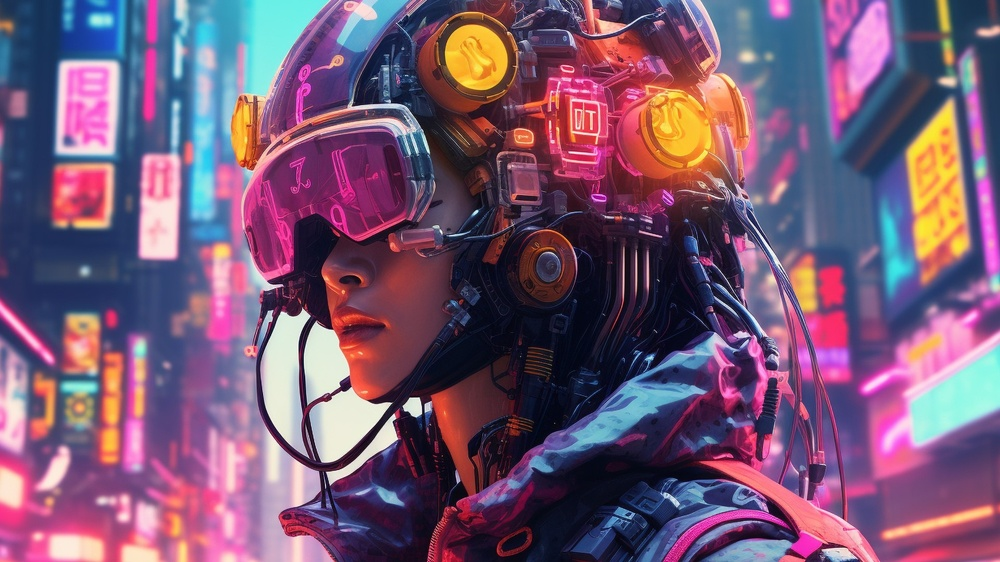
#> input picture Regiones y Fronteras/colores2.jpg, 1000 x 562 px, shrunk from 1920 x 1080 before the run
$ jupyter execute --allow-errors Regiones_Fronteras.ipynb
#> lines starting #> are read from the running program, lines starting #| are printed output that depends on the picture; after the words box and inside, x2 and y2 are one past the last pixel; in counts of white or black regions, pixels touching at a corner belong together
Regiones y Fronteras

[cell 1]
import cv2
import numpy as np
import matplotlib.pyplot as plt

img = cv2.imread('colores2.jpg')
#> img is the input picture: shape (562, 1000, 3); mean B, G, R 115.4, 87.5, 118.9

gray = cv2.cvtColor(img, cv2.COLOR_BGR2GRAY)
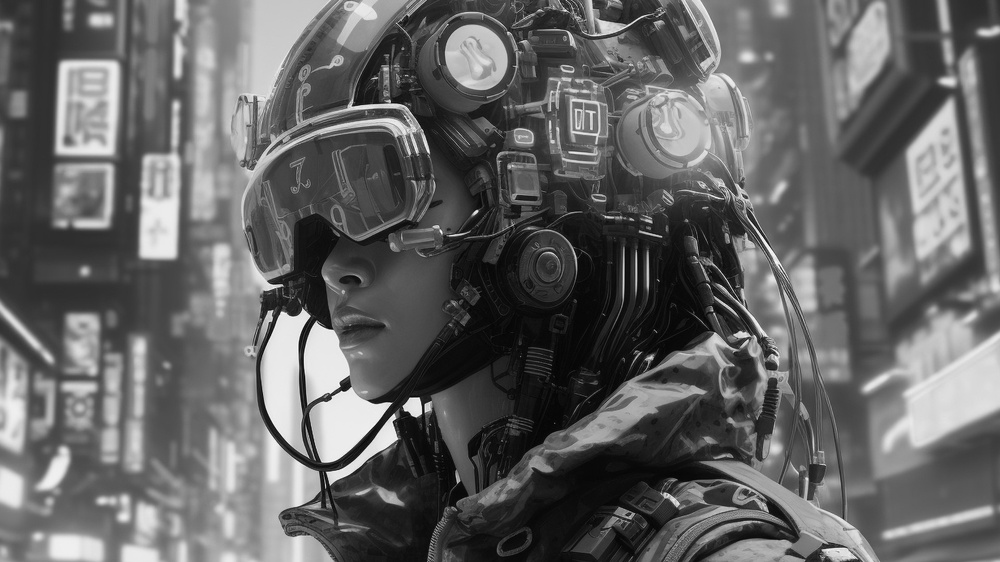
#> gray: shape (562, 1000); min 1, max 254, mean 100.1

#Combinacion de tecnicas
blur = cv2.GaussianBlur(gray, (7, 7), 0) #Valores impares
_,binary = cv2.threshold(blur, 0, 255, cv2.THRESH_BINARY_INV + cv2.THRESH_OTSU)
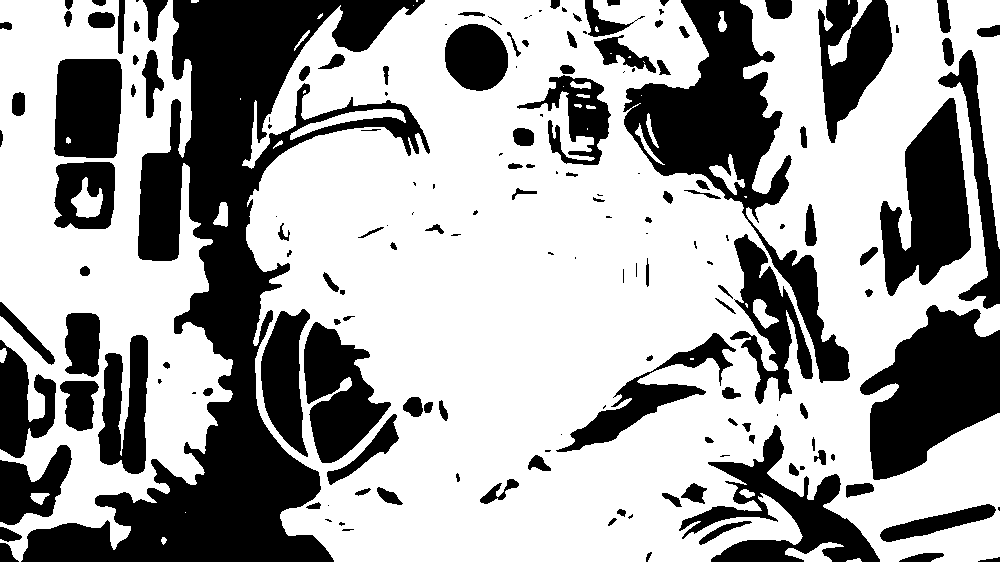
#> binary: shape (562, 1000); 64.5% white; 170 black regions (50 under 20 px)

#Encontrar contornos o regiones
num_l, label =cv2.connectedComponents(binary)
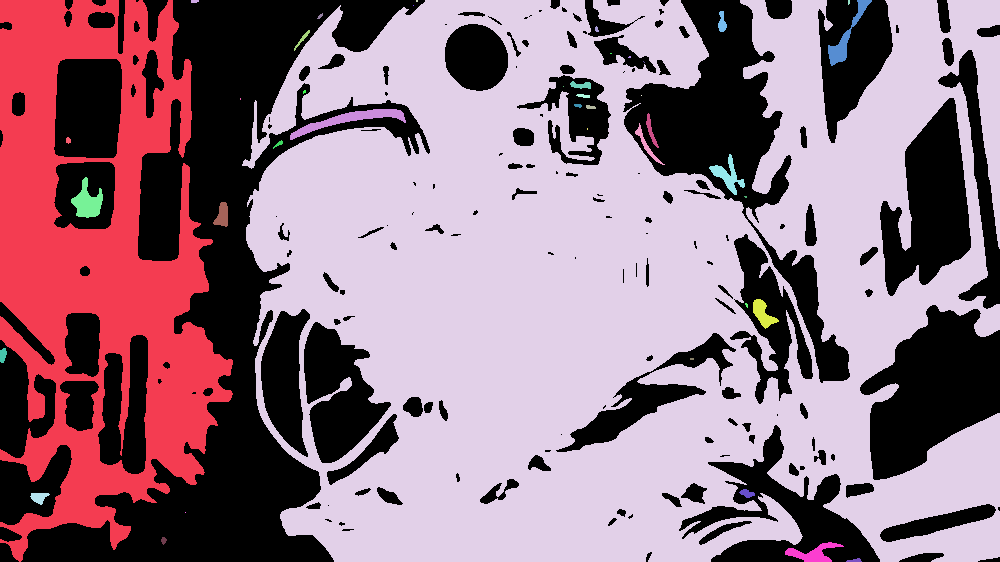
#> label: shape (562, 1000) int32; 43 distinct labels, from 0 to 42; one colour per label, 0 black
#> num_l = 43

#Identificar por colores
color = np.random.randint(0, 255, size=(num_l, 3), dtype=np.uint8)
#> color = 43 rows, first 8: [172, 10, 127], [140, 47, 170], [196, 151, 117], [166, 22, 183], [192, 204, 33], [216, 67, 179], [78, 154, 251], [82, 162, 219]

#Fondo negro
color[0] = [0, 0, 0]
colorear = color[label]
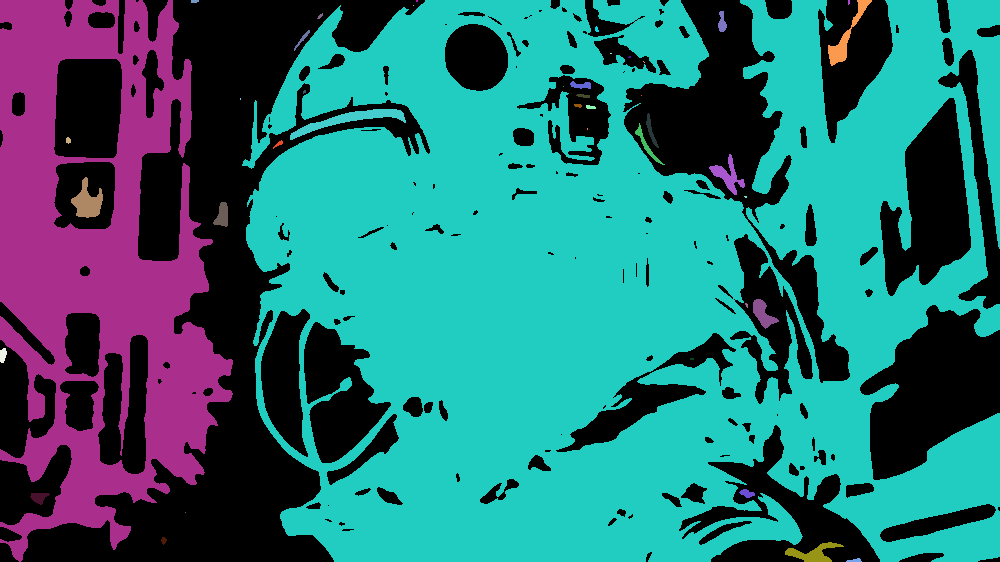
#> colorear: shape (562, 1000, 3); mean of channels 0, 1, 2 117, 112.2, 38.6; drawn as B, G, R

#Encontrar fronteras
contornos,_ = cv2.findContours(binary, cv2.RETR_EXTERNAL, cv2.CHAIN_APPROX_SIMPLE)
#> contornos = 28 contours, 11 with area under 20; largest, box (x1, y1, x2, y2) and area: (242, 0, 1000, 562) 336446, (0, 0, 233, 562) 85258, (290, 109, 406, 140) 843, (828, 0, 872, 66) 559, (785, 542, 844, 562) 443
contorno_fin = cv2.drawContours(np.zeros_like(gray), contornos, -1, (255, 0, 0), 2)
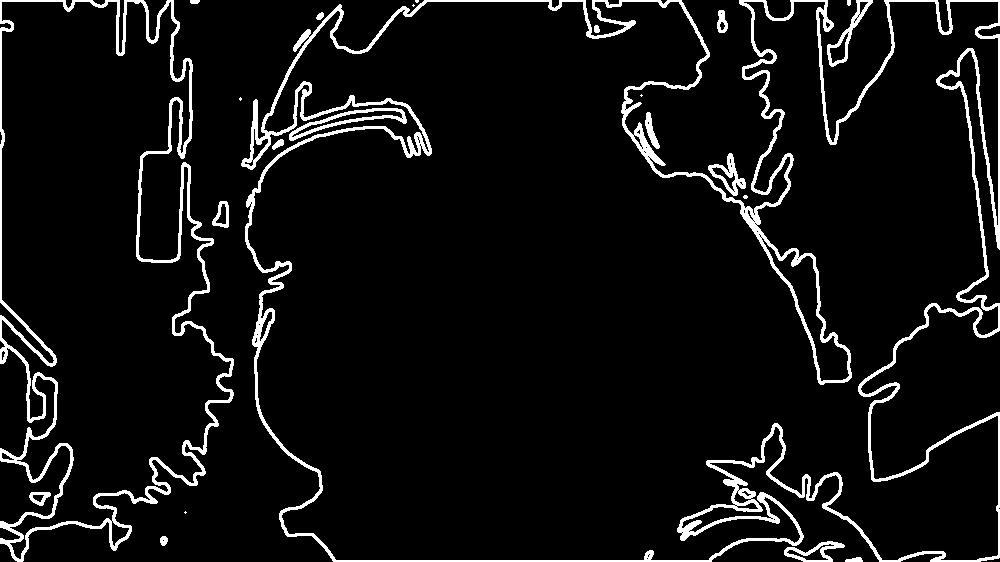
#> contorno_fin: shape (562, 1000); 6.6% white; 23 white regions (6 under 20 px), largest, box (x1, y1, x2, y2) and area: (241, 0, 1000, 562) 23773, (0, 0, 234, 562) 9874, (289, 108, 407, 141) 840


plt.figure(figsize=(12, 6))
plt.subplot(1, 3, 1)
plt.imshow(cv2.cvtColor(img, cv2.COLOR_BGR2RGB))
plt.title('Imagen Original')
plt.subplot(1, 3, 2)
plt.imshow(colorear)
plt.title('Regiones Conectadas')
plt.subplot(1, 3, 3)
plt.imshow(contorno_fin,cmap='gray')
plt.title('Fronteras')
plt.tight_layout()
plt.show()
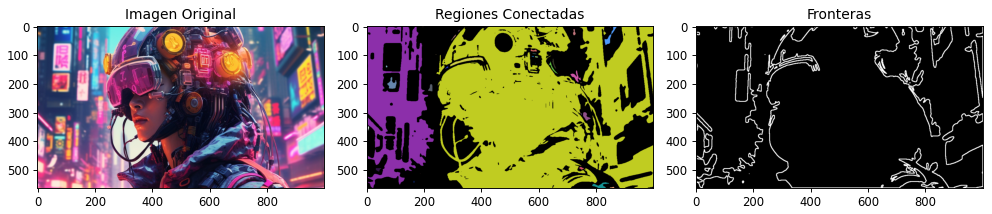
#> figure drawn by matplotlib, 3 panels

CONTEO

[cell 2]
import cv2
import numpy as np
import matplotlib.pyplot as plt
from skimage import measure


def contar_elementos(img):
    gray=cv2.cvtColor(img,cv2.COLOR_BGR2GRAY)
    _,binary=cv2.threshold(gray,127,255,cv2.THRESH_BINARY)
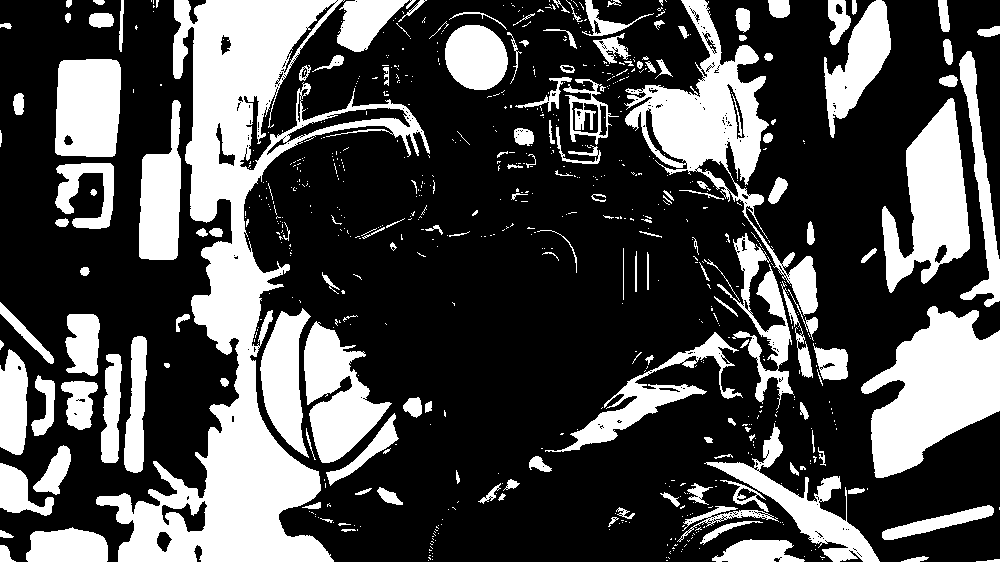
#> binary: shape (562, 1000); 30.3% white; 725 white regions (563 under 20 px), largest, box (x1, y1, x2, y2) and area: (96, 0, 430, 562) 47745, (861, 306, 1000, 478) 13883, (624, 0, 818, 316) 13205


    e_img=measure.label(binary,connectivity=2) # 2=conectividad es 4    1= con 8
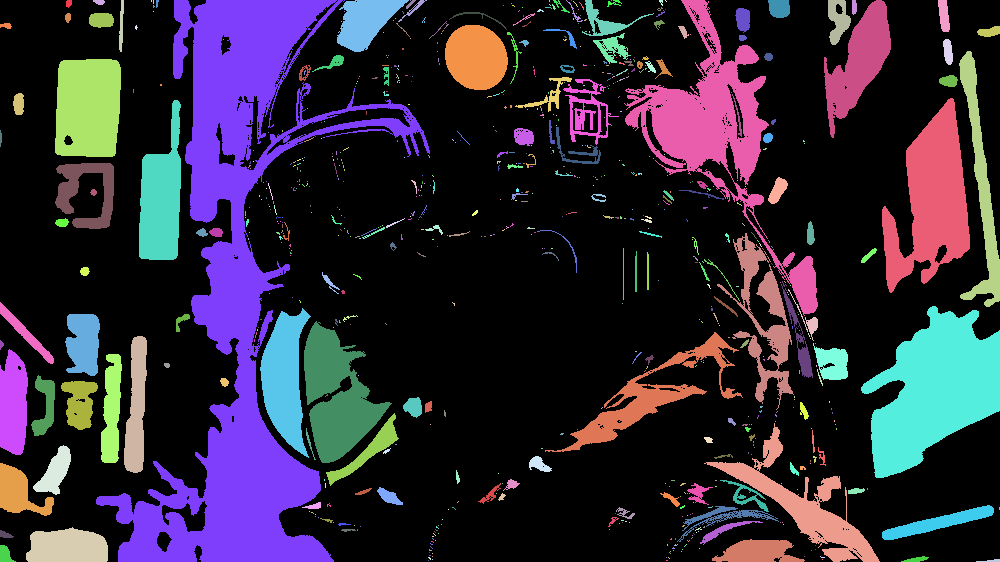
#> e_img: shape (562, 1000) int64; 726 distinct labels, from 0 to 725; one colour per label, 0 black
    num_obj=np.max(e_img)
#> num_obj = 725
    return num_obj


img=cv2.imread('colores2.jpg')

resultado=contar_elementos(img)
#> resultado = 725

plt.figure(figsize=(6,5))

plt.imshow(cv2.cvtColor(img,cv2.COLOR_BGR2RGB))
plt.title('Conteo: ' + str(resultado))
plt.axis('off')

plt.show()

print("Cantidad de objetos:", resultado)
#| Cantidad de objetos: 725
